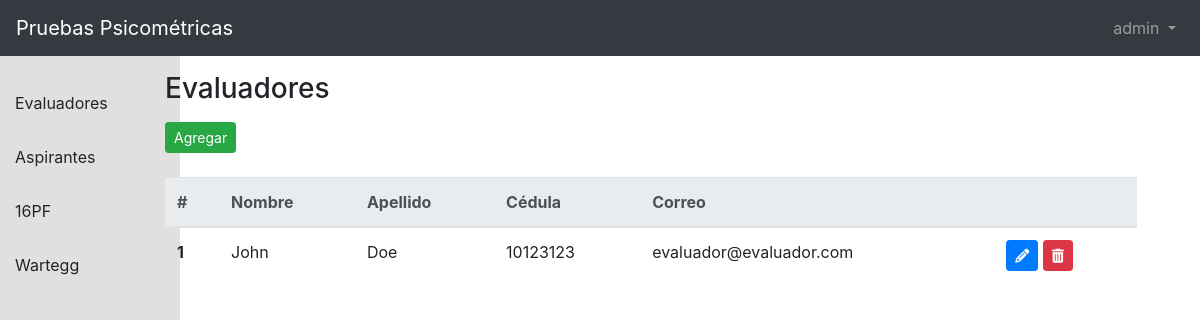
Page /dash/evaluadores (signed in) on the earlier database version.
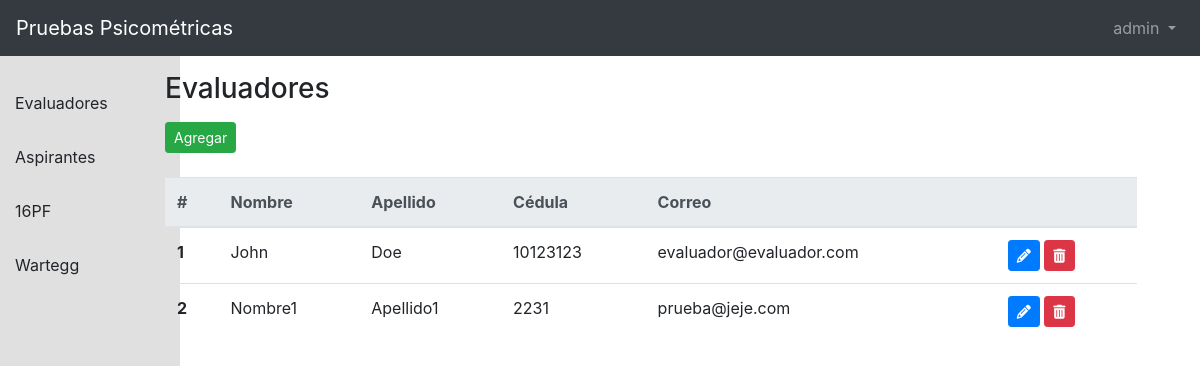
Same page on the later database version.
### users/models.py (models this page shows, shortened)
class CustomUser(AbstractUser):
    role = models.PositiveIntegerField(null=True, blank=True)
    def get_role(self):
        return '%s' % (self.role)

### main_app/views.py (the view)
# urls.py: path('dash/evaluadores', views.evaluators, name='evaluadores'),
def evaluators(request):
    evaluators = CustomUser.objects.filter(role=1)
    return render(request, 'dashboard/evaluadores.html', {'evaluators': evaluators})

### templates/dashboard/evaluadores.html (shortened to what this page needs)
{% extends './index.html' %}
{% block main_content %}
    <section class="content">
        <div class="row">
            <div class="col-sm-12">
                <h3>Evaluadores</h3>
            </div>
        </div>
        <div class="row mb-4 mt-2">
            <div class="col-sm-12">
                <button type="button" class="btn btn-success btn-sm" data-toggle="modal" data-target="#agregarModal">Agregar</button>
            </div>
        </div>
        <div class="row">
            <div class="col-sm-12">
                <table class="table">
                    <thead class="thead-light">
                        <tr>
                            <th scope="col">#</th>
                            <th scope="col">Nombre</th>
                            <th scope="col">Apellido</th>
                            <th scope="col">Cédula</th>
                            <th scope="col">Correo</th>
                            <th scope="col"></th>
                        </tr>
                    </thead>
                    <tbody>
                        {% for evaluator in evaluators %}
                            <tr>
                                <th scope="row">{{ forloop.counter }}</th>
                                <td>{{ evaluator.first_name }}</td>
                                <td>{{ evaluator.last_name }}</td>
                                <td>{{ evaluator.username }}</td>
                                <td>{{ evaluator.email }}</td>
                                <td>
                                    <button type="button" user-id="{{evaluator.id}}" class="btn btn-primary btn-sm btn-edit" data-toggle="modal" data-target="#editarModal" ><i user-id="{{evaluator.id}}" class="fas fa-pencil-alt"></i></button>
                                    <button type="button" user-id="{{evaluator.id}}" class="btn btn-danger btn-sm btn-delete"><i user-id="{{evaluator.id}}" class="fas fa-trash-alt"></i></button>
                                </td>
                            </tr>
                        {% endfor %}
                    </tbody>
                </table>
            </div>
        </div>
    </section>
{% endblock %}

### templates/dashboard/index.html (shortened to what this page needs)
{% extends 'base.html' %}
{% block content %}
    {% if user.is_authenticated %}
        {% block sidebar %}
            {% include './sidebar.html' %}
        {% endblock %}
        {% block main_content %}{% endblock %}
    {% else %}
        <script>
            location.replace("/")
        </script>
    {% endif %}
{% endblock content %}

### templates/base.html (shortened to what this page needs)
{% load static %}
<!DOCTYPE html>
<html lang="es">
    <head>
        <link
            rel="stylesheet"
            href="https://stackpath.bootstrapcdn.com/bootstrap/4.1.3/css/bootstrap.min.css"
        />
        <link rel="stylesheet" href="{% static 'css/sidebar.css' %}" />
        <link rel="stylesheet" href="{% static 'css/styles.css' %}" />
        <link href="{% static 'css/addons/jquery.dataTables.css' %}" rel="stylesheet">
        <link rel="stylesheet" href="https://cdn.datatables.net/1.10.11/css/jquery.dataTables.min.css" />
        <link rel="stylesheet" href="https://cdn.datatables.net/buttons/1.1.2/css/buttons.dataTables.min.css" />
        <link rel="stylesheet" href="https://cdn.datatables.net/select/1.1.2/css/select.dataTables.min.css" />
        <link rel="stylesheet" href="https://cdn.datatables.net/responsive/2.0.2/css/responsive.dataTables.min.css" />
    </head>
    <body>
        {% block navbar %}
            {% include './navbar.html' %}
        {% endblock navbar %}
        <div class="container">
            {% block content %} {% endblock content %}
        </div>
    </body>
</html>

### templates/navbar.html (shortened to what this page needs)
{% block navbar %}
<nav class="navbar navbar-expand-md navbar-dark bg-dark mb-4 fixed-top">
    {% if user.get_role == '1' %}
        <a class="navbar-brand" href="{% url 'home' %}">Pruebas Psicométricas - Evaluador</a>
    {% else%}
        <a class="navbar-brand" href="{% url 'home' %}">Pruebas Psicométricas</a>
    {% endif %}
    <div class="collapse navbar-collapse" id="navbarCollapse">
        {% if user.is_authenticated %}
        <ul class="navbar-nav ml-auto">
            <li class="nav-item">
                <a
                    class="nav-link dropdown-toggle"
                    href="#"
                    id="userMenu"
                    data-toggle="dropdown"
                    aria-haspopup="true"
                    aria-expanded="false"
                >
                    {{ user.username }}
                </a>
            </li>
        </ul>
        {% endif %}
    </div>
</nav>
{% endblock navbar %}

### templates/dashboard/sidebar.html (shortened to what this page needs)
{% block sidebar %}
  {% if user.get_role == '0' %}
    <div class="sidebar">
      <ul>
        <a href="/dash/evaluadores" class="link">
          <li>Evaluadores</li>
        </a>
        <a href="/dash/aspirantes" class="link">
          <li>Aspirantes</li>
        </a>
        <a href="/dash/16pf" class="link">
          <li>16PF</li>
        </a>
        <a href="/dash" class="link">
          <li>Wartegg</li>
        </a>
      </ul>
    </div>
  {% endif %}
{% endblock %}

### static/css/sidebar.css (style rules this page uses)
.sidebar { position: fixed; left: 0; top: 56px; width: 15vw; height: 92vh; background-color: rgb(224, 224, 224); }
.sidebar ul { padding: 0; margin: 0; padding-top: 20px; }
.sidebar li { list-style-type: none; padding: 15px; transition: 0.3s; }

### static/css/styles.css (style rules this page uses)
.link { text-decoration: none; color: #212529; }
.content { padding-top: 6vw; padding-left: 10vw; width: 91vw; }

Differences in the rows shown:
added CustomUser: first_name "Nombre1", last_name "Apellido1", username "2231", email "prueba@jeje.com"
